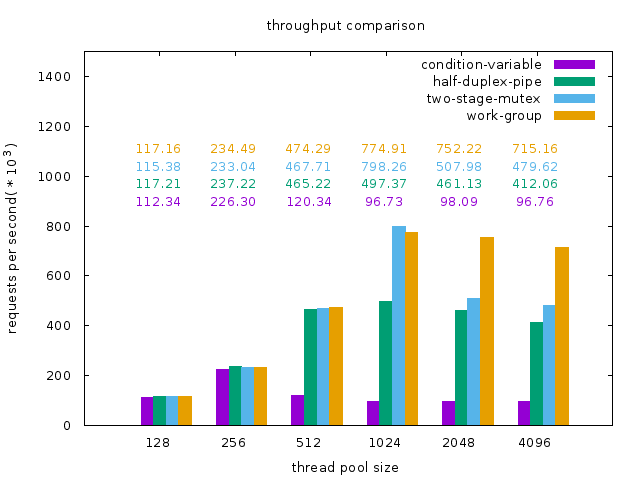

Write gnuplot code to recreate this figure.
reset
set style fill solid
set xlabel 'thread pool size'
set ylabel 'requests per second( * 10^3)'
set title 'throughput comparison'
set term png enhanced font 'Consolas,10'
set output 'result/runtime.png'

plot [:][:1500] \
	'result/output.txt' using 2:xtic(1) with histogram title 'condition-variable', \
	'result/output.txt' using 3:xtic(1) with histogram title 'half-duplex-pipe', \
	'result/output.txt' using 4:xtic(1) with histogram title 'two-stage-mutex', \
	'result/output.txt' using 5:xtic(1) with histogram title 'work-group', \
	'result/output.txt' using ($0-0):(900):2 with labels title '' textcolor lt 1, \
	'result/output.txt' using ($0-0):(970):3 with labels title '' textcolor lt 2, \
	'result/output.txt' using ($0-0):(1040):4 with labels title '' textcolor lt 3, \
	'result/output.txt' using ($0-0):(1110):5 with labels title '' textcolor lt 4, \
